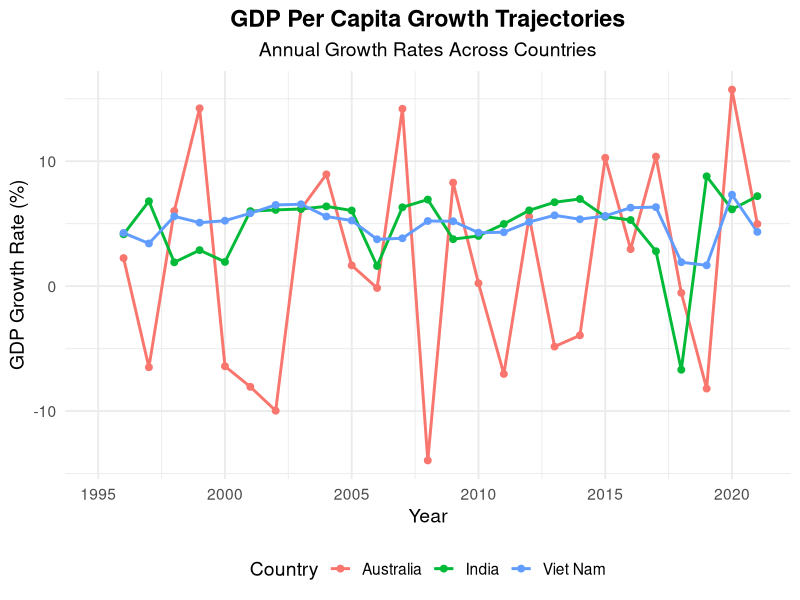
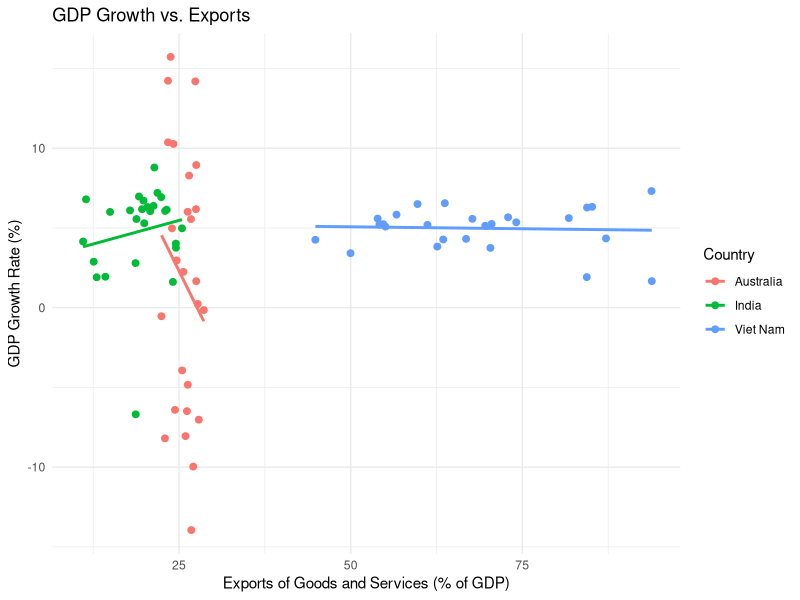
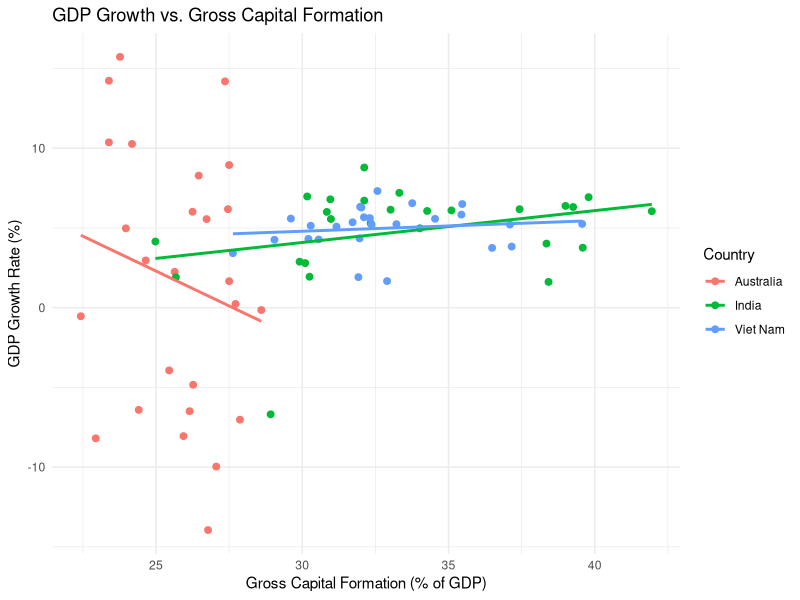
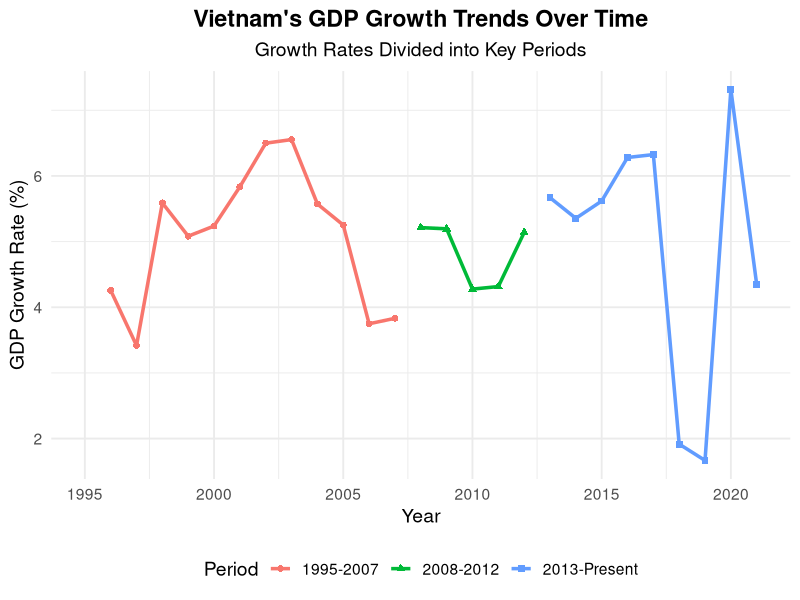
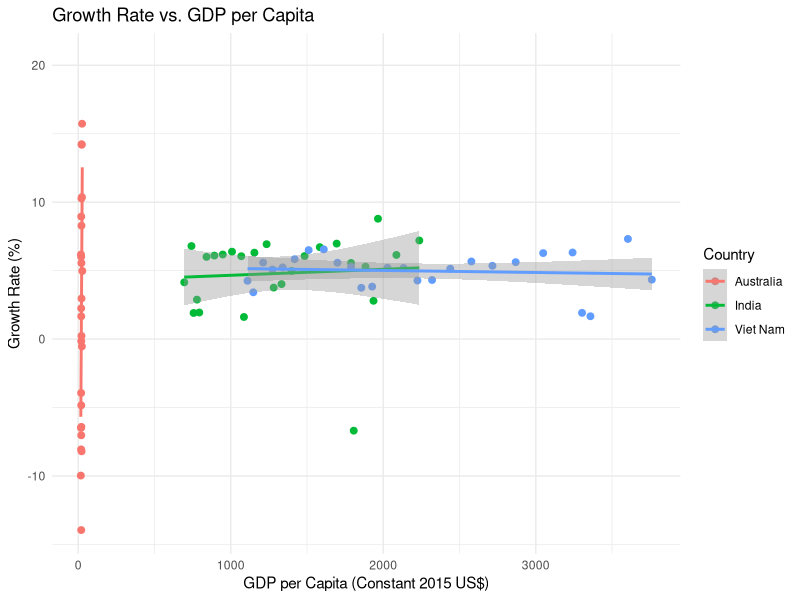
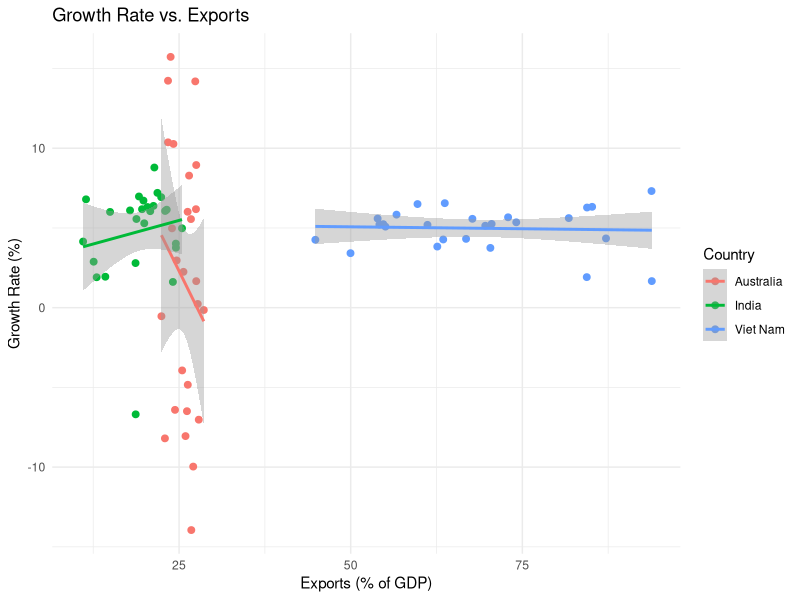
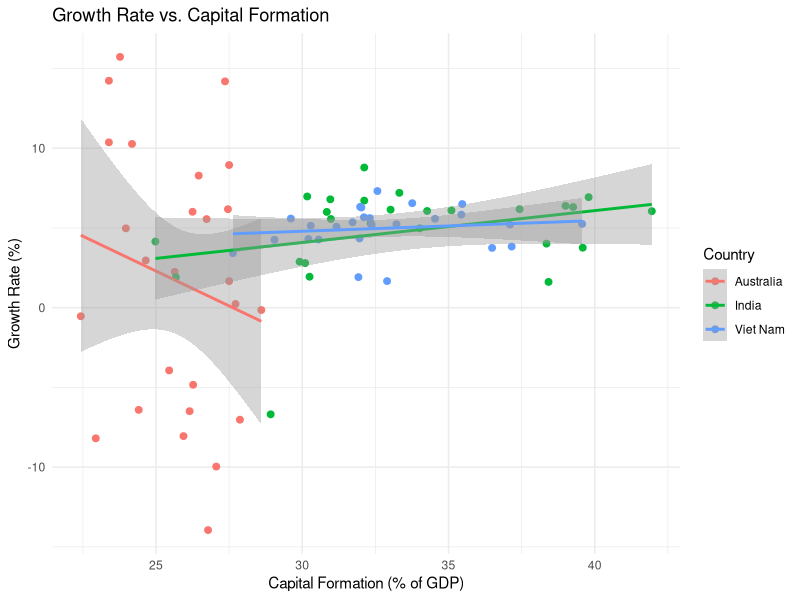
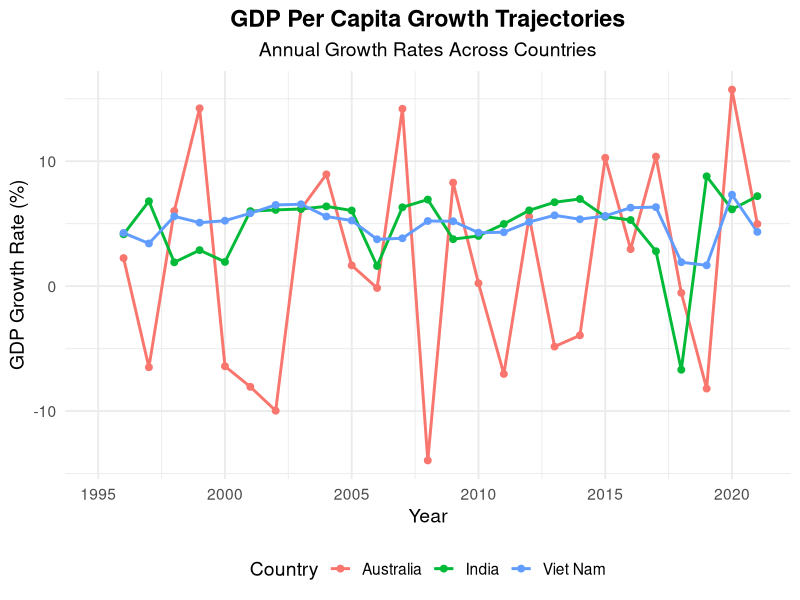

The R source for these figures, in order:
#Project 1 Code - Louis Williams 
# Part 2
# Load necessary libraries
library(dplyr)

# Read the long-format data
data <- read.csv("data_long_format.csv")

# Filter data for GDP per capita only
gdp_data <- data %>%
  dplyr::filter(Indicator == "GDP per capita (constant 2015 US$)") %>%
  mutate(Year = as.numeric(Year)) %>%
  arrange(Country, Year)

# Compute annual GDP per capita growth rates
gdp_growth <- gdp_data %>%
  group_by(Country) %>%
  mutate(Growth_Rate = (Value - lag(Value)) / lag(Value) * 100) %>%
  ungroup()

# View the results
print(head(gdp_growth))


#2.2 Visualize growth

# Load necessary library for visualization
library(ggplot2)

# Create a line plot comparing GDP growth trajectories
gdp_growth_plot <- ggplot(gdp_growth, aes(x = Year, y = Growth_Rate, color = Country, group = Country)) +
  geom_line(size = 1) +  # Line for each country
  geom_point(size = 2) +  # Add points for better visualization
  labs(
    title = "GDP Per Capita Growth Trajectories",
    subtitle = "Annual Growth Rates Across Countries",
    x = "Year",
    y = "GDP Growth Rate (%)",
    color = "Country"
  ) +
  theme_minimal(base_size = 14) +  # Clean, modern theme
  theme(
    legend.position = "bottom",
    plot.title = element_text(face = "bold", hjust = 0.5),
    plot.subtitle = element_text(hjust = 0.5)
  )

# Print the plot
print(gdp_growth_plot)

# Optionally save the plot to a file
ggsave("GDP_Growth_Trajectories.png", plot = gdp_growth_plot, width = 10, height = 6)

# 2.3 Analysis
# Calculate cumulative growth for each country
cumulative_growth <- gdp_growth %>%
  group_by(Country) %>%
  summarise(
    Start_GDP = first(Value),
    End_GDP = last(Value),
    Cumulative_Growth = (End_GDP - Start_GDP) / Start_GDP * 100
  )

# View cumulative growth
print(cumulative_growth)

# Vietnam expereinced the fastest cumlative growth at 253.162. India is in second with 250% and Australia the developed country at 40.1%
#Reasons
#  Vietnam's young and growing population has contributed to an expanding labor force.
# Export oriented economy and entrence into WTO (Data point Exports as % of GDP)
#Significant government investment in infrastructure, such as roads, ports, and telecommunications, has improved connectivity and boosted trade.
# Eg (Gross capital formation % of GDP)


# Growth volatility
# Calculate the standard deviation of growth rates for each country
growth_volatility <- gdp_growth %>%
  group_by(Country) %>%
  summarise(
    Mean_Growth = mean(Growth_Rate, na.rm = TRUE),
    Std_Dev_Growth = sd(Growth_Rate, na.rm = TRUE)  # Standard deviation
  )

# View the volatility analysis
print(growth_volatility)

# Based on SD Australia had the most volatile growth

# Filter exports and capital formation from the `data` DataFrame
exports_data <- data %>%
  filter(Indicator == "Exports of goods and services (% of GDP)") %>%
  select(Country, Year, Exports = Value)

capital_data <- data %>%
  filter(Indicator == "Gross capital formation (% of GDP)") %>%
  select(Country, Year, Capital_Formation = Value)

# Merge the data frames (gdp_growth, exports_data, capital_data) by Country and Year
combined_data <- gdp_growth %>%
  select(Country, Year, Growth_Rate) %>%
  left_join(exports_data, by = c("Country", "Year")) %>%
  left_join(capital_data, by = c("Country", "Year"))

# View the combined dataset
print(head(combined_data))

library(ggplot2)

# Plot GDP growth against exports
ggplot(combined_data, aes(x = Exports, y = Growth_Rate, color = Country)) +
  geom_point(size = 2) +
  geom_smooth(method = "lm", se = FALSE) +
  labs(
    title = "GDP Growth vs. Exports",
    x = "Exports of Goods and Services (% of GDP)",
    y = "GDP Growth Rate (%)"
  ) +
  theme_minimal()

#Analysis
#The scatterplot shows no clear linear relationship between exports and GDP growth. This aligns with the regression results where the exports variable was not statistically significant.
#For Vietnam, the exports share is consistently higher than for India or Australia, but its relationship with growth appears weak.

# Plot GDP growth against capital formation
ggplot(combined_data, aes(x = Capital_Formation, y = Growth_Rate, color = Country)) +
  geom_point(size = 2) +
  geom_smooth(method = "lm", se = FALSE) +
  labs(
    title = "GDP Growth vs. Gross Capital Formation",
    x = "Gross Capital Formation (% of GDP)",
    y = "GDP Growth Rate (%)"
  ) +
  theme_minimal()

#Anlaysis 
#There is a visible positive trend between gross capital formation and GDP growth, especially for Vietnam and India. 
#This supports the regression result where capital formation had a positive and marginally significant impact on growth.



# Linear regression model
model <- lm(Growth_Rate ~ Exports + Capital_Formation, data = combined_data)

# View the regression summary
summary(model)

#Limitations. It is possible using variables such as % of GDP for exports and capital formation are not appropriate in this analysis
#for comparing GDP per Capita growth rate, many other macroeconomic variables likely play a roll.



#-----------------------------------------------------------------------------------------------------------------------------
#PART 3
# Filter GDP per capita data specifically for Vietnam
gdp_per_capita_data <- data %>%
  filter(Country == "Viet Nam", Indicator == "GDP per capita (constant 2015 US$)") %>%
  select(Country, Year, GDP_per_Capita = Value)

# Initialize vietnam_data using GDP growth data for Vietnam
vietnam_data <- gdp_growth %>%
  filter(Country == "Viet Nam")

# Merge GDP per capita data into vietnam_data
vietnam_data <- vietnam_data %>%
  left_join(gdp_per_capita_data, by = c("Country", "Year"))

# View the updated Vietnam-specific data
head(vietnam_data)

#3.1
# Country chose to anlyze is Vietnam
# Filter GDP per capita data for Vietnam
# Filter GDP per capita data specifically for Vietnam
gdp_per_capita_data <- data %>%
  filter(Country == "Viet Nam", Indicator == "GDP per capita (constant 2015 US$)") %>%
  select(Country, Year, GDP_per_Capita = Value)

# Initialize vietnam_data using GDP growth data for Vietnam
vietnam_data <- gdp_growth %>%
  filter(Country == "Viet Nam")

# Merge GDP per capita data into vietnam_data
vietnam_data <- vietnam_data %>%
  left_join(gdp_per_capita_data, by = c("Country", "Year"))

# View the updated Vietnam-specific data
head(vietnam_data)

# Add a period column based on year ranges
vietnam_data <- vietnam_data %>%
  mutate(Period = case_when(
    Year >= 1995 & Year <= 2007 ~ "1995-2007",
    Year >= 2008 & Year <= 2012 ~ "2008-2012",
    Year >= 2013 ~ "2013-Present"
  ))

# View the updated data
head(vietnam_data)

# Summarize growth rates and GDP per capita by period
growth_trends <- vietnam_data %>%
  group_by(Period) %>%
  summarise(
    Avg_Growth_Rate = mean(Growth_Rate, na.rm = TRUE),
    Avg_GDP_per_Capita = mean(GDP_per_Capita, na.rm = TRUE),
    Std_Dev_Growth = sd(Growth_Rate, na.rm = TRUE)  # Optional: Volatility measure
  )

# View the growth trends summary
print(growth_trends)

#Plot growht trends
library(ggplot2)

# Plot GDP Growth Trends for Vietnam with Periods
growth_trends_plot <- ggplot(vietnam_data, aes(x = Year, y = Growth_Rate, color = Period)) +
  geom_line(size = 1.2) +  # Line plot for growth rates
  geom_point(size = 2, aes(shape = Period)) +  # Points for individual data points
  labs(
    title = "Vietnam's GDP Growth Trends Over Time",
    subtitle = "Growth Rates Divided into Key Periods",
    x = "Year",
    y = "GDP Growth Rate (%)",
    color = "Period",
    shape = "Period"
  ) +
  theme_minimal(base_size = 14) +  # Minimal theme for a clean look
  theme(
    legend.position = "bottom",
    plot.title = element_text(face = "bold", hjust = 0.5),
    plot.subtitle = element_text(hjust = 0.5)
  )

# Print the plot
print(growth_trends_plot)

# 1995–2007:

#Economic Reforms: Continued benefits from Đổi Mới reform
#Global Trade Integration: Vietnam joined the WTO in 2007, boosting exports and FDI.
#Exports Growth: Driven by textiles, agriculture, and light manufacturing.

#2008–2012:

#Global Financial Crisis: Slowed global demand impacted Vietnam’s export-heavy economy.
#Policy Adjustments: Fiscal stimulus and monetary policies stabilized the economy.

#2013–Present:
#2019 COVID-19 grinded global economiy to a hault, fast rebound


#Discussion
#High average GDP growth driven by export-led development and strong FDI inflows.
#Vietnam capitalized on its competitive labor force and integration into global trade networks.

# --------------------------------------------------------------------------------------------------------------------------

# PART 4

# Filter GDP per capita data
gdp_per_capita_data <- data %>%
  filter(Indicator == "GDP per capita (constant 2015 US$)") %>%
  select(Country, Year, GDP_per_Capita = Value)

# Merge GDP per capita into combined_data
combined_data <- combined_data %>%
  left_join(gdp_per_capita_data, by = c("Country", "Year"))

# View the updated combined_data
head(combined_data)


# GDP Growth vs. GDP Per Capita
# Scatterplot: Growth_Rate vs. GDP per Capita
ggplot(combined_data, aes(x = GDP_per_Capita, y = Growth_Rate, color = Country)) +
  geom_point(size = 2) +
  geom_smooth(method = "lm", se = TRUE) +
  labs(
    title = "Growth Rate vs. GDP per Capita",
    x = "GDP per Capita (Constant 2015 US$)",
    y = "Growth Rate (%)"
  ) +
  theme_minimal()


# Growth vs Expots
# Scatterplot: Growth_Rate vs. Exports
ggplot(combined_data, aes(x = Exports, y = Growth_Rate, color = Country)) +
  geom_point(size = 2) +
  geom_smooth(method = "lm", se = TRUE) +
  labs(
    title = "Growth Rate vs. Exports",
    x = "Exports (% of GDP)",
    y = "Growth Rate (%)"
  ) +
  theme_minimal()

#Growth_Rate vs. Capital Formation

# Scatterplot: Growth_Rate vs. Capital Formation
ggplot(combined_data, aes(x = Capital_Formation, y = Growth_Rate, color = Country)) +
  geom_point(size = 2) +
  geom_smooth(method = "lm", se = TRUE) +
  labs(
    title = "Growth Rate vs. Capital Formation",
    x = "Capital Formation (% of GDP)",
    y = "Growth Rate (%)"
  ) +
  theme_minimal()


# Correlation Matix
# Compute correlations for each country
correlations <- combined_data %>%
  group_by(Country) %>%
  summarise(
    Growth_vs_Exports = cor(Growth_Rate, Exports, use = "complete.obs"),
    Growth_vs_Capital_Formation = cor(Growth_Rate, Capital_Formation, use = "complete.obs"),
    Growth_vs_GDP_per_Capita = cor(Growth_Rate, GDP_per_Capita, use = "complete.obs")
  )

# View correlation results
print(correlations)


# Regression Anlysis
# Regression model: Growth_Rate ~ Exports + Capital Formation + GDP per Capita
growth_model <- lm(Growth_Rate ~ Exports + Capital_Formation + GDP_per_Capita, data = combined_data)

# Summary of the regression model
summary(growth_model)


